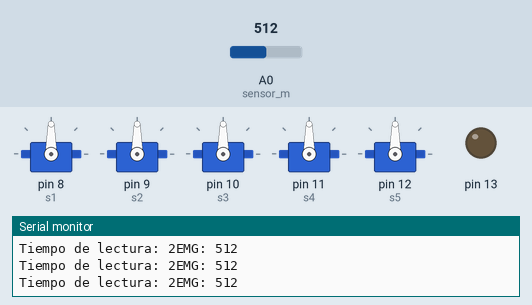
The sketch below on a simulated Arduino Uno, built with avr-gcc and run on an emulated ATmega328P. Parts: 5 × servo, output pins drawn as LEDs (lit = HIGH), the last lines printed to the serial monitor. Inputs (shaded band) come from the test bench; at power-on: A0 (sensor_m) = 512.

Above: at 1.2 s.
1.3 s: A0 (sensor_m) set to 716
At 1.8 s:
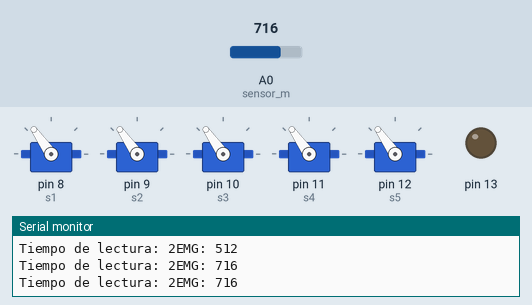
2.9 s: A0 (sensor_m) set to 900
At 4.3 s:
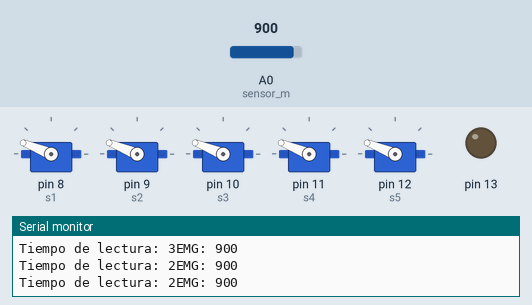
4.6 s: A0 (sensor_m) set to 1023
At 5.7 s:
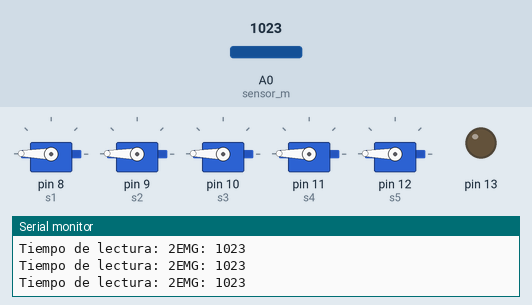
6.4 s: A0 (sensor_m) set to 306
At 7.0 s:
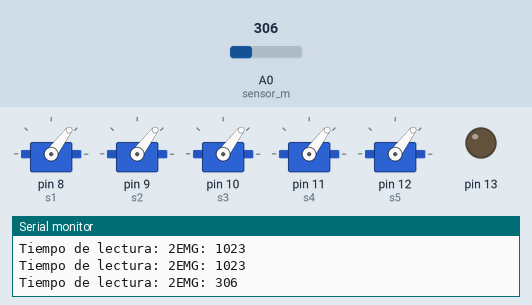
8.2 s: A0 (sensor_m) set to 122
At 9.5 s:
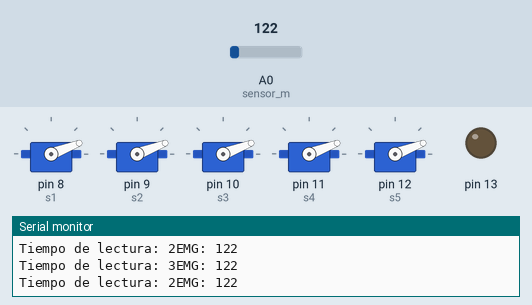
9.9 s: A0 (sensor_m) set to 0
At 10.9 s:
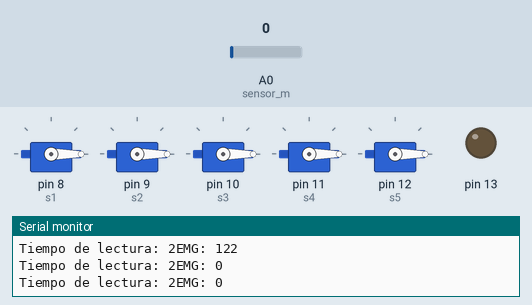
Timing chart, 0 to 12.7 s (numbered marks = the images above; inputs shaded):
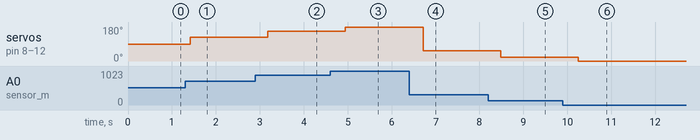

Measured:
- after the input at 1.3 s, servo on pin 8 (s1), servo on pin 9 (s2), servo on pin 10 (s3), servo on pin 11 (s4), servo on pin 12 (s5): 90° → 125° after 0.12 s
- after the input at 2.9 s, servo on pin 8 (s1), servo on pin 9 (s2), servo on pin 10 (s3), servo on pin 11 (s4), servo on pin 12 (s5): 125° → 158° after 0.28 s
- after the input at 4.6 s, servo on pin 8 (s1), servo on pin 9 (s2), servo on pin 10 (s3), servo on pin 11 (s4), servo on pin 12 (s5): 158° → 179° after 0.35 s
- after the input at 6.4 s, servo on pin 8 (s1), servo on pin 9 (s2), servo on pin 10 (s3), servo on pin 11 (s4), servo on pin 12 (s5): 179° → 53° after 0.32 s
- after the input at 8.2 s, servo on pin 8 (s1), servo on pin 9 (s2), servo on pin 10 (s3), servo on pin 11 (s4), servo on pin 12 (s5): 53° → 21° after 0.28 s
- after the input at 9.9 s, servo on pin 8 (s1), servo on pin 9 (s2), servo on pin 10 (s3), servo on pin 11 (s4), servo on pin 12 (s5): 21° → 0° after 0.35 s

The sketch:

sketch_jun02a.ino
```cpp
#include <Servo.h>
Servo s1;
Servo s2;
Servo s3;
Servo s4;
Servo s5;
void setup() {
  // Comunicación seria a 9600 baudios
  Serial.begin(9600);
  pinMode(13, OUTPUT);
  s1.attach(8);
  s2.attach(9);
  s3.attach(10);
  s4.attach(11);
  s5.attach(12);
}


void loop() {

  long tiempo = millis(); //tiempo antes de iniciar la lectura
  int V_EMG = sensor_m(20); //lectura de emg
  tiempo = millis() - tiempo; //milisegundos que duró la lectura
  Serial.print("Tiempo de lectura: ");
  Serial.print(tiempo);
  Serial.print("EMG: ");
  Serial.println(V_EMG);
  int servo1=map(V_EMG,0,1024,0,180);
  int servo2=map(V_EMG,0,1024,0,180);
  int servo3=map(V_EMG,0,1024,0,180);
  int servo4=map(V_EMG,0,1024,0,180);
  int servo5=map(V_EMG,0,1024,0,180);
  mano(servo1,servo2,servo3,servo4,servo5);
  delay(100);
}


int sensor_m(int n)
{
  long suma = 0;
  for (int i = 0; i < n; i++)
  {
    suma = suma + analogRead(A0);
  }
  float adc = suma / n;

  return (adc);
}

void mano(byte v1,byte v2,byte v3,byte v4,byte v5){
 s1 .write(v1);
 s2 .write(v2);
 s3 .write(v3);
 s4 .write(v4);
 s5 .write(v5);
 delay(250);
}
```
